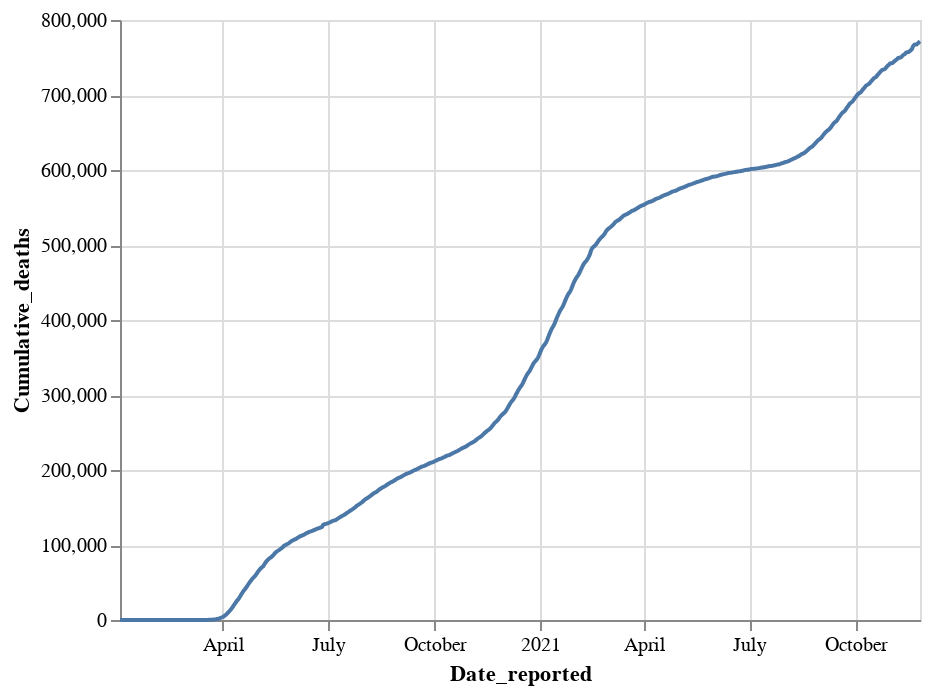

The cell this chart's notebook holds for it:
### Code cell
alt.Chart(us).mark_line().encode(
    x = 'Date_reported:T', 
    y = 'Cumulative_deaths'
)

### Figure 1 — Vega-Lite specification as saved in the notebook (floating-point values rounded to 4 significant figures; data arrays with more than 128 entries replaced by an {"elided": "..."} marker saying what was removed)
{"config": {"view": {"continuousWidth": 400, "continuousHeight": 300}}, "data": {"name": "data-72f6571975d4b7dc99652eca9c899744"}, "mark": "line", "encoding": {"x": {"type": "temporal", "field": "Date_reported"}, "y": {"type": "quantitative", "field": "Cumulative_deaths"}}, "$schema": "https://vega.github.io/schema/vega-lite/v4.8.1.json", "datasets": {"data-72f6571975d4b7dc99652eca9c899744": {"elided": "694 records"}}}
